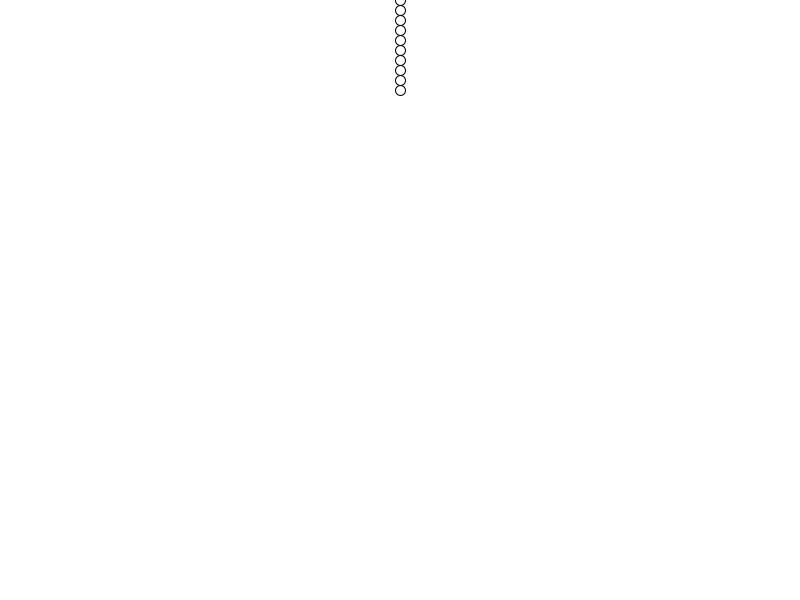
Frame 1 (no input)
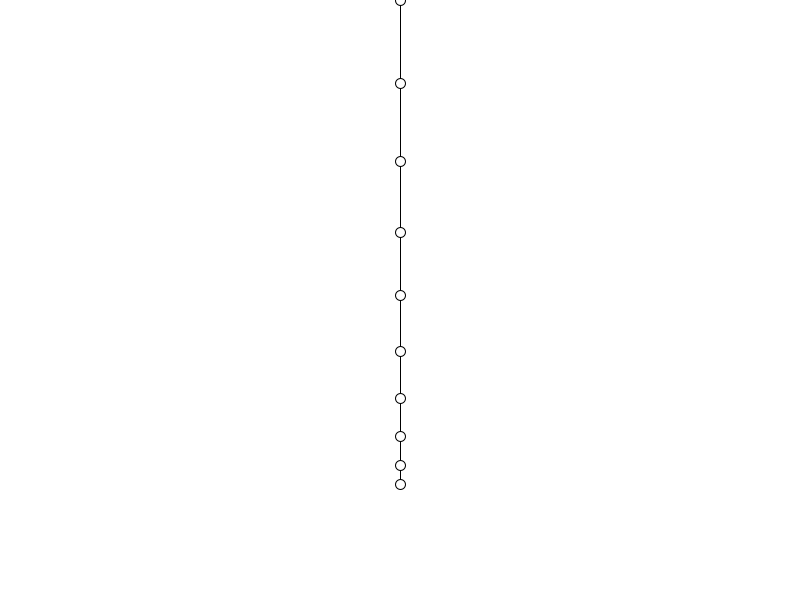
Frame 60 (the mouse pressed at the canvas centre just before this capture)
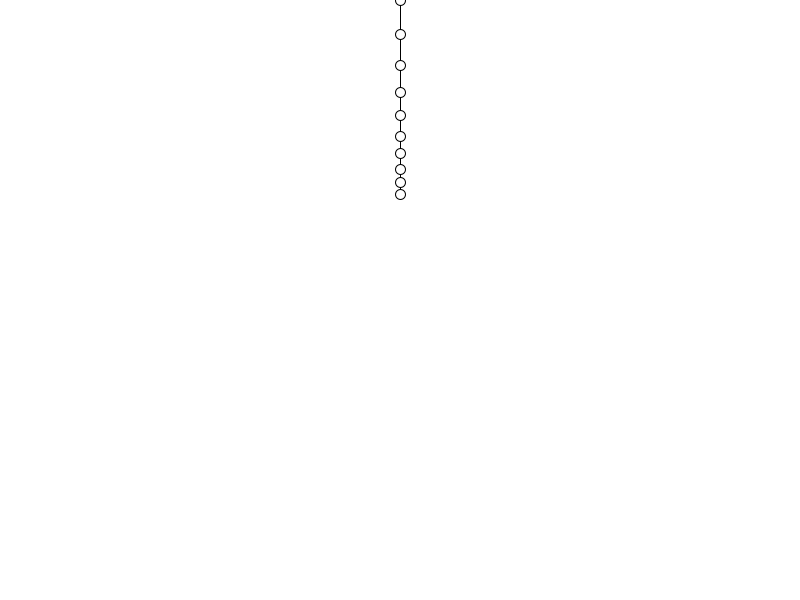
Frame 120 (the mouse held since frame 60 and released just before this capture)

The Processing sketch that drew these frames (run headless with seeded random() and noise(); from frame 60 on, the mouse is pressed at the canvas centre):

// Processing sketch: MassSpringSystem
// ── MassSpringSystem.pde
int particleCount = 10;
int passiveParticle = 0;
float particleMass = 1.0;

PVector gravity = new PVector(0, -9.8);
Solver solver = new Solver(gravity, 10.0, 2.0, 1.0, 0.25);

void setup() {
    size(800, 600);
    
    for (int i = 0; i < particleCount; i++) {
        PVector position = new PVector(width / 2.0, i * solver.springLength);
        PVector velocity = new PVector(0, 0);
        PVector force = new PVector(0, 0);
        
        Particle particle = new Particle(position, velocity, force, particleMass, i == passiveParticle);
        solver.particles.add(particle);
    }
}

void draw() {
    background(255);
    fill(255);
    stroke(0);
    strokeWeight(1.0);
    
    if (solver.particles.size() != 0 && (mousePressed && mouseButton == RIGHT)) {
        Particle particle = solver.particles.get(passiveParticle);
        
        particle.position.x = mouseX;
        particle.position.y = mouseY;
    }
    
    solver.simulate();
    solver.draw();
}

// ── Particle.pde
public class Particle {
    public PVector position;
    public PVector velocity;
    public PVector force;
    public float mass;
    public boolean passive;
    
    public Particle() {}
    public Particle(PVector position, PVector velocity, PVector force, float mass, boolean passive) {
        this.position = position;
        this.velocity = velocity;
        this.force = force;
        this.mass = mass;
        this.passive = passive;
    }
}

// ── Solver.pde
public class Solver {
    public PVector gravity;
    public float springLength;
    public float stiffness;
    public float damping;
    public float timestep;
    
    public ArrayList<Particle> particles;
    
    public Solver() {}
    public Solver(PVector gravity, float springLength, float stiffness, float damping, float timestep) {
        this.gravity = gravity;
        this.springLength = springLength;
        this.stiffness = stiffness;
        this.damping = damping;
        this.timestep = timestep;
        
        this.particles = new ArrayList();
    }
    
    public void simulate() {
        int count = particles.size();
        
        if (count == 0)
            return;
        
        for (int i = 0; i < count - 1 && count > 1; i++) {
            Particle particle = particles.get(i);
            Particle nextParticle = particles.get(i + 1);
            
            PVector direction = PVector.sub(nextParticle.position, particle.position);
            float distance = direction.mag();
            
            direction.div(distance);
            
            float currentSpringLength = distance - springLength;
            float velocityLength = PVector.sub(nextParticle.velocity, particle.velocity).dot(direction);
            
            PVector springForce = PVector.mult(direction, stiffness * currentSpringLength);
            PVector dampingForce = PVector.mult(direction, damping * velocityLength);
            
            PVector force = PVector.add(springForce, dampingForce);
            
            if (!particle.passive)
                particle.force.add(force);
            
            if (!nextParticle.passive)
                nextParticle.force.sub(force);
        }
        
        for (int i = 0; i < count; i++) {
            Particle particle = particles.get(i);
            
            if (particle.passive)
                continue;
            
            PVector gravitationalForce = PVector.mult(gravity, particle.mass);
            
            particle.force.sub(gravitationalForce);
        }
        
        for (int i = 0; i < count; i++) {
            Particle particle = particles.get(i);
            PVector acceleration = PVector.div(particle.force, particle.mass);
            
            particle.velocity.add(PVector.mult(acceleration, timestep));
            particle.position.add(PVector.mult(particle.velocity, timestep));
            
            particle.force = new PVector(0, 0);
        }
    }
    
    public void draw() {
        int count = particles.size();
        
        if (count == 0)
            return;
            
        for (int i = 0; i < count - 1 && count > 1; i++) {
            Particle currentParticle = particles.get(i);
            Particle nextParticle = particles.get(i + 1);
            
            line(currentParticle.position.x, currentParticle.position.y,  nextParticle.position.x, nextParticle.position.y);
        }
        
        for (int i = 0; i < count; i++) {
            Particle particle = particles.get(i);
            ellipse(particle.position.x, particle.position.y, 10, 10);
        }
    }
}
